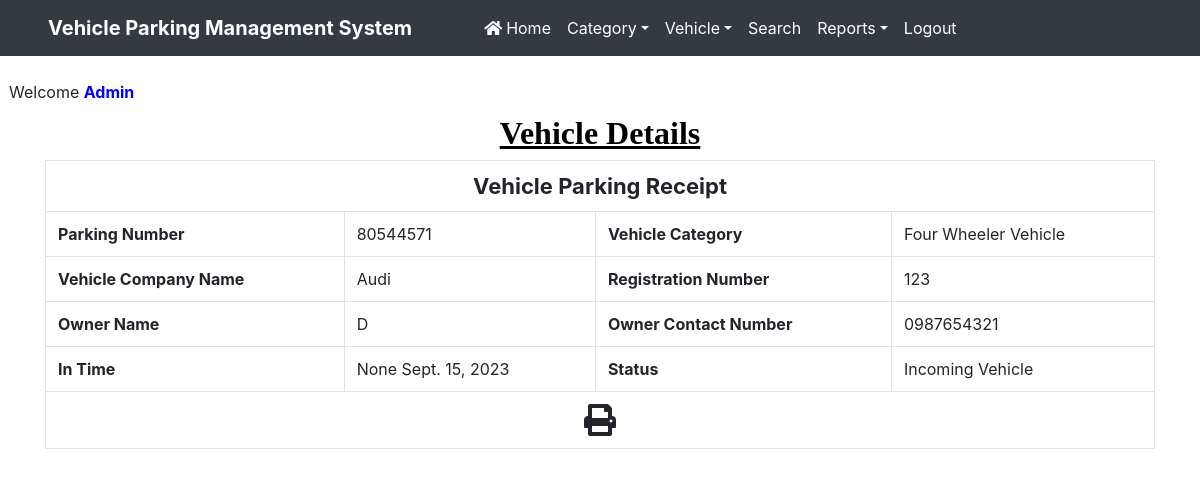
The app's page /print/5 (signed in), older data.
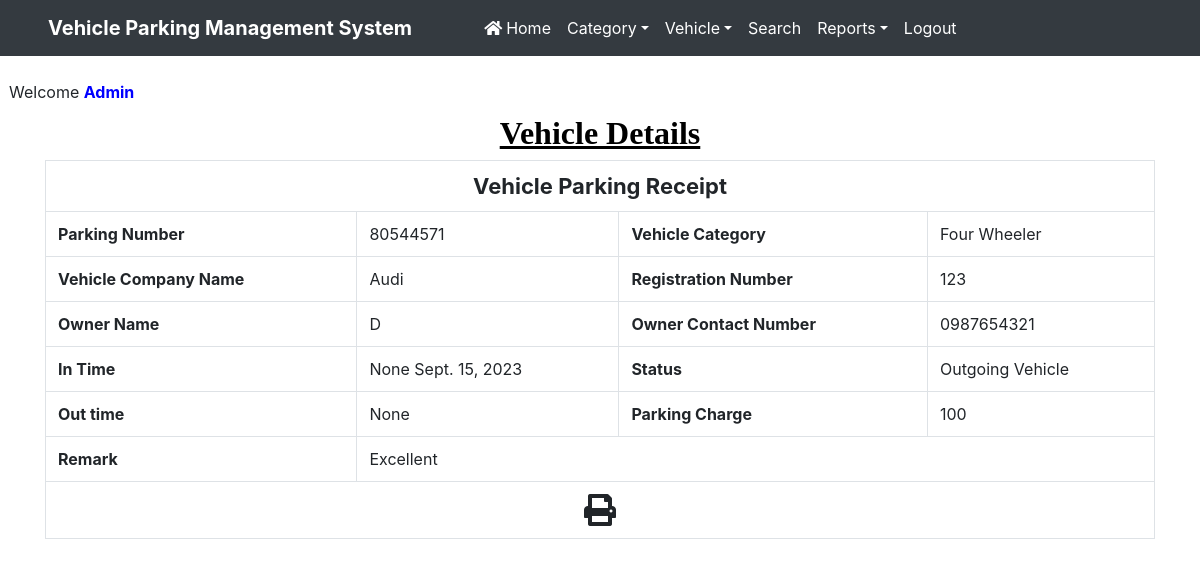
The same page, newer data.
### vehicle/models.py (models this page shows, shortened)
class Vehicle(models.Model):
    id = models.BigAutoField(primary_key=True)
    parkingnumber = models.CharField(max_length=20)
    category = models.ForeignKey(Category, on_delete=models.CASCADE)
    vehiclecompany = models.CharField(max_length=50)
    regno = models.CharField(max_length=10)
    ownername = models.CharField(max_length=50)
    ownercontact = models.CharField(max_length=15)
    pdate = models.DateField()
    intime = models.DateTimeField()
    outtime = models.DateTimeField(null=True, blank=True)
    parkingcharge = models.CharField(max_length=50)
    remark = models.CharField(max_length=500)
    status = models.CharField(max_length=20)

class Category(models.Model):
    categoryname = models.CharField(max_length=50)
    slot_count = models.PositiveIntegerField(default=0)
    current_slot = models.IntegerField(default=0)

### vehicle/views.py (the view)
# urls.py: path('print/<int:pid>',print_detail,name='print'),
def print_detail(request,pid):
    if not request.user.is_authenticated:
        return redirect('admin_login')
    vehicle = Vehicle.objects.get(id=pid)
    d = {'vehicle': vehicle}
    return render(request,'print.html', d)

### vehicle/templates/print.html (shortened to what this page needs)
{% load static %}
<html>
<head>
{% include 'headeradmin.html' %}
  <link rel = stylesheet href="https://cdn.datatables.net/1.10.20/css/jquery.dataTables.min.css">
<link rel = stylesheet href="https://cdn.datatables.net/buttons/1.6.1/css/buttons.dataTables.min.css">
</head>
<body>
{% include 'nav2admin.html' %}
<br> &nbsp;&nbsp;Welcome <b style = 'text-transform : capitalize ; color : blue'>{{request.user.username}}</b>
<div class="container" style = "margin-top:10px">
<h2 class="text-center" style = "font-family : Times New Roman ; color : black"> <strong><u>Vehicle Details</u></strong></h2>
 <div  id="exampl">
      <table border="1" class="table table-bordered mg-b-0">
        <tr>
          <th colspan="4" style="text-align: center; font-size:22px;"> Vehicle Parking Receipt</th>
        </tr>
   <tr>
                                <th>Parking Number</th>
                                   <td>{{vehicle.parkingnumber}}</td>
                                <th>Vehicle Category</th>
                                   <td>{{vehicle.category.categoryname}}</td>
                                   </tr>
                                   <tr>
                                <th>Vehicle Company Name</th>
                                   <td>{{vehicle.vehiclecompany}}</td>
                                <th>Registration Number</th>
                                   <td>{{vehicle.regno}}</td>
                                   </tr>
                                   <tr>
                                    <th>Owner Name</th>
                                      <td>{{vehicle.ownername}}</td>
                                       <th>Owner Contact Number</th>
                                        <td>{{vehicle.ownercontact}}</td>
                                    </tr>
                                    <tr>
                               <th>In Time</th>
                                <td>{{vehicle.intime}} {{vehicle.pdate}}</td>
    <th>Status</th>
    <td> {% if vehicle.status == 'In' %}
  Incoming Vehicle
{% endif %}
{% if vehicle.status == 'Out' %}
  Outgoing Vehicle
{% endif %}
     </td>
  </tr>
{% if vehicle.remark != '' %}
<tr>
<th>Out time</th>
<td>{{vehicle.outtime}}</td>
<th>Parking Charge</th>
<td>{{vehicle.parkingcharge}}</td>
</tr>
<tr>
  <th>Remark</th>
  <td colspan="3">{{vehicle.remark}}</td>
</tr>
{% endif %}
  <tr>
    <td colspan="4" style="text-align:center; cursor:pointer"><i class="fa fa-print fa-2x" aria-hidden="true" OnClick="CallPrint(this.value)"  ></i></td>
  </tr>
</table>
          </div>
</div>
</body>
</html>

Row changes from the older to the newer data that the page shows:
changed Vehicle "Audi": category.categoryname "Four Wheeler Vehicle" → "Four Wheeler"; outtime (not shown) → "None"; parkingcharge (not shown) → "100"; remark (not shown) → "Excellent"
Text that changed along with them:
text no longer shown: "Incoming Vehicle"
text now shown: "Outgoing Vehicle Out time Parking Charge Remark"
